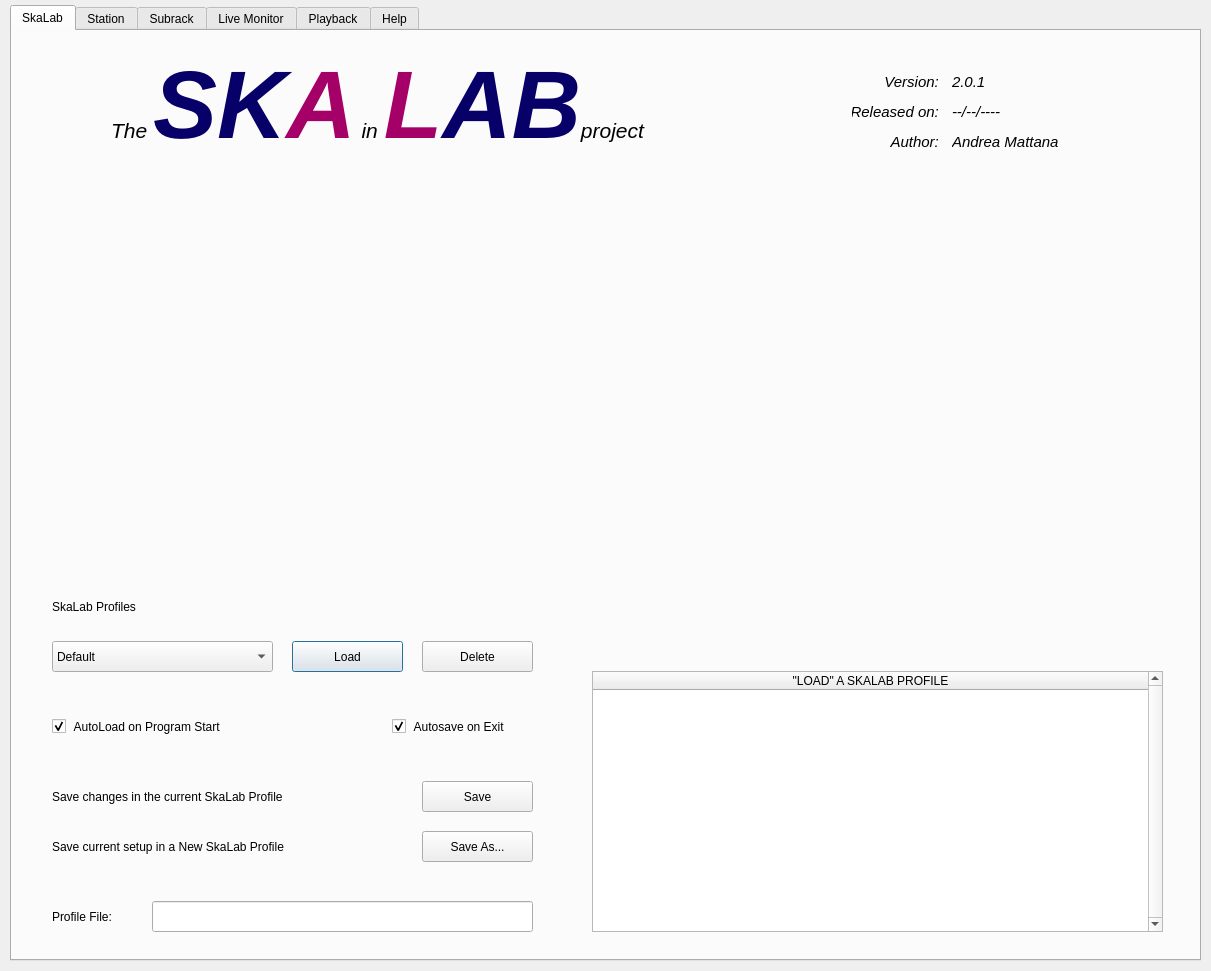
<?xml version="1.0" encoding="UTF-8"?>
<ui version="4.0">
 <class>Dialog</class>
 <widget class="QDialog" name="Dialog">
  <property name="geometry">
   <rect>
    <x>0</x>
    <y>0</y>
    <width>1211</width>
    <height>971</height>
   </rect>
  </property>
  <property name="windowTitle">
   <string>SKA-LAB Tool</string>
  </property>
  <widget class="QTabWidget" name="qtabMain">
   <property name="geometry">
    <rect>
     <x>10</x>
     <y>5</y>
     <width>1191</width>
     <height>956</height>
    </rect>
   </property>
   <property name="tabPosition">
    <enum>QTabWidget::North</enum>
   </property>
   <property name="tabShape">
    <enum>QTabWidget::Rounded</enum>
   </property>
   <property name="currentIndex">
    <number>0</number>
   </property>
   <property name="tabsClosable">
    <bool>false</bool>
   </property>
   <property name="movable">
    <bool>false</bool>
   </property>
   <property name="tabBarAutoHide">
    <bool>false</bool>
   </property>
   <widget class="QWidget" name="qtabSkalab">
    <attribute name="title">
     <string>SkaLab</string>
    </attribute>
    <widget class="QComboBox" name="qcombo_profiles">
     <property name="geometry">
      <rect>
       <x>40</x>
       <y>610</y>
       <width>221</width>
       <height>31</height>
      </rect>
     </property>
     <item>
      <property name="text">
       <string>Default</string>
      </property>
     </item>
     <item>
      <property name="text">
       <string>5xTPM</string>
      </property>
     </item>
    </widget>
    <widget class="QLabel" name="qlabel_profiles">
     <property name="geometry">
      <rect>
       <x>40</x>
       <y>560</y>
       <width>121</width>
       <height>31</height>
      </rect>
     </property>
     <property name="text">
      <string>SkaLab Profiles</string>
     </property>
     <property name="alignment">
      <set>Qt::AlignLeading|Qt::AlignLeft|Qt::AlignVCenter</set>
     </property>
    </widget>
    <widget class="QPushButton" name="qbutton_profile_load">
     <property name="geometry">
      <rect>
       <x>280</x>
       <y>610</y>
       <width>111</width>
       <height>31</height>
      </rect>
     </property>
     <property name="text">
      <string>Load</string>
     </property>
    </widget>
    <widget class="QPushButton" name="qbutton_profile_delete">
     <property name="geometry">
      <rect>
       <x>410</x>
       <y>610</y>
       <width>111</width>
       <height>31</height>
      </rect>
     </property>
     <property name="text">
      <string>Delete</string>
     </property>
    </widget>
    <widget class="QCheckBox" name="qradio_autosave">
     <property name="geometry">
      <rect>
       <x>380</x>
       <y>680</y>
       <width>151</width>
       <height>31</height>
      </rect>
     </property>
     <property name="text">
      <string> Autosave on Exit</string>
     </property>
     <property name="checked">
      <bool>true</bool>
     </property>
    </widget>
    <widget class="QCheckBox" name="qradio_autoload">
     <property name="geometry">
      <rect>
       <x>40</x>
       <y>680</y>
       <width>221</width>
       <height>31</height>
      </rect>
     </property>
     <property name="text">
      <string> AutoLoad on Program Start</string>
     </property>
     <property name="checked">
      <bool>true</bool>
     </property>
    </widget>
    <widget class="QLineEdit" name="qline_profile">
     <property name="geometry">
      <rect>
       <x>140</x>
       <y>870</y>
       <width>381</width>
       <height>31</height>
      </rect>
     </property>
     <property name="text">
      <string/>
     </property>
     <property name="readOnly">
      <bool>true</bool>
     </property>
    </widget>
    <widget class="QPushButton" name="qbutton_profile_saveas">
     <property name="geometry">
      <rect>
       <x>410</x>
       <y>800</y>
       <width>111</width>
       <height>31</height>
      </rect>
     </property>
     <property name="text">
      <string>Save As...</string>
     </property>
    </widget>
    <widget class="QPushButton" name="qbutton_profile_save">
     <property name="geometry">
      <rect>
       <x>410</x>
       <y>750</y>
       <width>111</width>
       <height>31</height>
      </rect>
     </property>
     <property name="text">
      <string>Save</string>
     </property>
    </widget>
    <widget class="QLabel" name="qlabel_profile">
     <property name="geometry">
      <rect>
       <x>40</x>
       <y>870</y>
       <width>91</width>
       <height>31</height>
      </rect>
     </property>
     <property name="text">
      <string>Profile File:</string>
     </property>
     <property name="alignment">
      <set>Qt::AlignLeading|Qt::AlignLeft|Qt::AlignVCenter</set>
     </property>
    </widget>
    <widget class="QLabel" name="qlabel_profile_2">
     <property name="geometry">
      <rect>
       <x>40</x>
       <y>750</y>
       <width>301</width>
       <height>31</height>
      </rect>
     </property>
     <property name="text">
      <string>Save changes in the current SkaLab Profile</string>
     </property>
     <property name="alignment">
      <set>Qt::AlignLeading|Qt::AlignLeft|Qt::AlignVCenter</set>
     </property>
    </widget>
    <widget class="QLabel" name="qlabel_profile_3">
     <property name="geometry">
      <rect>
       <x>40</x>
       <y>800</y>
       <width>301</width>
       <height>31</height>
      </rect>
     </property>
     <property name="text">
      <string>Save current setup in a New SkaLab Profile</string>
     </property>
     <property name="alignment">
      <set>Qt::AlignLeading|Qt::AlignLeft|Qt::AlignVCenter</set>
     </property>
    </widget>
    <widget class="QWidget" name="qwpics" native="true">
     <property name="geometry">
      <rect>
       <x>40</x>
       <y>140</y>
       <width>1111</width>
       <height>401</height>
      </rect>
     </property>
    </widget>
    <widget class="QTableWidget" name="qtable_profile">
     <property name="geometry">
      <rect>
       <x>580</x>
       <y>640</y>
       <width>571</width>
       <height>261</height>
      </rect>
     </property>
     <property name="verticalScrollBarPolicy">
      <enum>Qt::ScrollBarAlwaysOn</enum>
     </property>
     <attribute name="horizontalHeaderDefaultSectionSize">
      <number>365</number>
     </attribute>
     <attribute name="horizontalHeaderStretchLastSection">
      <bool>true</bool>
     </attribute>
     <column>
      <property name="text">
       <string>&quot;LOAD&quot; A SKALAB PROFILE</string>
      </property>
     </column>
    </widget>
    <widget class="QLabel" name="qlabel_user_manual_2">
     <property name="geometry">
      <rect>
       <x>40</x>
       <y>20</y>
       <width>651</width>
       <height>111</height>
      </rect>
     </property>
     <property name="layoutDirection">
      <enum>Qt::LeftToRight</enum>
     </property>
     <property name="text">
      <string>&lt;html&gt;&lt;head/&gt;&lt;body&gt;&lt;p&gt;&lt;span style=&quot; font-size:16pt; font-style:italic;&quot;&gt;The &lt;/span&gt;&lt;span style=&quot; font-family:'ubuntu'; font-size:16pt; font-style:italic;&quot;/&gt;&lt;span style=&quot; font-family:'ubuntu'; font-size:72pt; font-weight:600; font-style:italic; color:#070068;&quot;&gt;SK&lt;/span&gt;&lt;span style=&quot; font-family:'ubuntu'; font-size:72pt; font-weight:600; font-style:italic; color:#a50068;&quot;&gt;A&lt;/span&gt;&lt;span style=&quot; font-family:'ubuntu'; font-size:16pt; font-style:italic;&quot;&gt;    in    &lt;/span&gt;&lt;span style=&quot; font-family:'ubuntu'; font-size:72pt; font-weight:600; font-style:italic; color:#a50068;&quot;&gt;L&lt;/span&gt;&lt;span style=&quot; font-family:'ubuntu'; font-size:72pt; font-weight:600; font-style:italic; color:#070068;&quot;&gt;AB&lt;/span&gt;&lt;span style=&quot; font-family:'ubuntu'; font-size:16pt; font-style:italic;&quot;/&gt;&lt;span style=&quot; font-size:16pt; font-style:italic;&quot;&gt;project&lt;/span&gt;&lt;/p&gt;&lt;/body&gt;&lt;/html&gt;</string>
     </property>
     <property name="textFormat">
      <enum>Qt::AutoText</enum>
     </property>
     <property name="alignment">
      <set>Qt::AlignCenter</set>
     </property>
     <property name="wordWrap">
      <bool>false</bool>
     </property>
    </widget>
    <widget class="QLabel" name="qlabel_sw_release_2">
     <property name="geometry">
      <rect>
       <x>840</x>
       <y>70</y>
       <width>91</width>
       <height>21</height>
      </rect>
     </property>
     <property name="font">
      <font>
       <pointsize>11</pointsize>
       <italic>true</italic>
      </font>
     </property>
     <property name="text">
      <string>Released on: </string>
     </property>
     <property name="alignment">
      <set>Qt::AlignRight|Qt::AlignTrailing|Qt::AlignVCenter</set>
     </property>
    </widget>
    <widget class="QLabel" name="qlabel_sw_author_2">
     <property name="geometry">
      <rect>
       <x>840</x>
       <y>100</y>
       <width>91</width>
       <height>21</height>
      </rect>
     </property>
     <property name="font">
      <font>
       <pointsize>11</pointsize>
       <italic>true</italic>
      </font>
     </property>
     <property name="text">
      <string>Author: </string>
     </property>
     <property name="alignment">
      <set>Qt::AlignRight|Qt::AlignTrailing|Qt::AlignVCenter</set>
     </property>
    </widget>
    <widget class="QLabel" name="qlabel_sw_version_2">
     <property name="geometry">
      <rect>
       <x>840</x>
       <y>40</y>
       <width>91</width>
       <height>21</height>
      </rect>
     </property>
     <property name="font">
      <font>
       <pointsize>11</pointsize>
       <italic>true</italic>
      </font>
     </property>
     <property name="text">
      <string>Version: </string>
     </property>
     <property name="alignment">
      <set>Qt::AlignRight|Qt::AlignTrailing|Qt::AlignVCenter</set>
     </property>
    </widget>
    <widget class="QLabel" name="qlabel_sw2_author">
     <property name="geometry">
      <rect>
       <x>940</x>
       <y>100</y>
       <width>121</width>
       <height>21</height>
      </rect>
     </property>
     <property name="font">
      <font>
       <pointsize>11</pointsize>
       <italic>true</italic>
      </font>
     </property>
     <property name="text">
      <string>Andrea Mattana</string>
     </property>
     <property name="alignment">
      <set>Qt::AlignLeading|Qt::AlignLeft|Qt::AlignVCenter</set>
     </property>
    </widget>
    <widget class="QLabel" name="qlabel_sw2_release">
     <property name="geometry">
      <rect>
       <x>940</x>
       <y>70</y>
       <width>91</width>
       <height>21</height>
      </rect>
     </property>
     <property name="font">
      <font>
       <pointsize>11</pointsize>
       <italic>true</italic>
      </font>
     </property>
     <property name="text">
      <string>--/--/----</string>
     </property>
     <property name="alignment">
      <set>Qt::AlignLeading|Qt::AlignLeft|Qt::AlignVCenter</set>
     </property>
    </widget>
    <widget class="QLabel" name="qlabel_sw2_version">
     <property name="geometry">
      <rect>
       <x>940</x>
       <y>40</y>
       <width>91</width>
       <height>21</height>
      </rect>
     </property>
     <property name="font">
      <font>
       <pointsize>11</pointsize>
       <italic>true</italic>
      </font>
     </property>
     <property name="text">
      <string>2.0.1</string>
     </property>
     <property name="alignment">
      <set>Qt::AlignLeading|Qt::AlignLeft|Qt::AlignVCenter</set>
     </property>
    </widget>
    <widget class="QWidget" name="qwpics_authpic" native="true">
     <property name="geometry">
      <rect>
       <x>1070</x>
       <y>40</y>
       <width>81</width>
       <height>79</height>
      </rect>
     </property>
    </widget>
   </widget>
   <widget class="QWidget" name="tab">
    <attribute name="title">
     <string>Station</string>
    </attribute>
    <widget class="QWidget" name="qwStation" native="true">
     <property name="geometry">
      <rect>
       <x>0</x>
       <y>0</y>
       <width>1191</width>
       <height>936</height>
      </rect>
     </property>
    </widget>
   </widget>
   <widget class="QWidget" name="qtabSubrack">
    <attribute name="title">
     <string>Subrack</string>
    </attribute>
    <widget class="QWidget" name="qwSubrack" native="true">
     <property name="geometry">
      <rect>
       <x>0</x>
       <y>0</y>
       <width>1191</width>
       <height>936</height>
      </rect>
     </property>
    </widget>
   </widget>
   <widget class="QWidget" name="qtabLive">
    <attribute name="title">
     <string>Live Monitor</string>
    </attribute>
    <widget class="QWidget" name="qwLive" native="true">
     <property name="geometry">
      <rect>
       <x>0</x>
       <y>0</y>
       <width>1191</width>
       <height>936</height>
      </rect>
     </property>
    </widget>
   </widget>
   <widget class="QWidget" name="qtabPlayback">
    <attribute name="title">
     <string>Playback</string>
    </attribute>
    <widget class="QLabel" name="play_qlabel_dataload">
     <property name="geometry">
      <rect>
       <x>360</x>
       <y>70</y>
       <width>261</width>
       <height>31</height>
      </rect>
     </property>
     <property name="layoutDirection">
      <enum>Qt::LeftToRight</enum>
     </property>
     <property name="text">
      <string/>
     </property>
     <property name="alignment">
      <set>Qt::AlignLeading|Qt::AlignLeft|Qt::AlignVCenter</set>
     </property>
    </widget>
    <widget class="QWidget" name="qwPlay" native="true">
     <property name="geometry">
      <rect>
       <x>0</x>
       <y>0</y>
       <width>1191</width>
       <height>936</height>
      </rect>
     </property>
    </widget>
   </widget>
   <widget class="QWidget" name="qtabHelp">
    <attribute name="title">
     <string>Help</string>
    </attribute>
    <widget class="QLabel" name="qlabel_user_manual">
     <property name="geometry">
      <rect>
       <x>40</x>
       <y>20</y>
       <width>651</width>
       <height>111</height>
      </rect>
     </property>
     <property name="text">
      <string>&lt;html&gt;&lt;head/&gt;&lt;body&gt;&lt;p&gt;&lt;span style=&quot; font-size:16pt; font-style:italic;&quot;&gt;The &lt;/span&gt;&lt;span style=&quot; font-family:'ubuntu'; font-size:16pt; font-style:italic;&quot;/&gt;&lt;span style=&quot; font-family:'ubuntu'; font-size:72pt; font-weight:600; font-style:italic; color:#070068;&quot;&gt;SK&lt;/span&gt;&lt;span style=&quot; font-family:'ubuntu'; font-size:72pt; font-weight:600; font-style:italic; color:#a50068;&quot;&gt;A&lt;/span&gt;&lt;span style=&quot; font-family:'ubuntu'; font-size:16pt; font-style:italic;&quot;&gt;    in    &lt;/span&gt;&lt;span style=&quot; font-family:'ubuntu'; font-size:72pt; font-weight:600; font-style:italic; color:#a50068;&quot;&gt;L&lt;/span&gt;&lt;span style=&quot; font-family:'ubuntu'; font-size:72pt; font-weight:600; font-style:italic; color:#070068;&quot;&gt;AB&lt;/span&gt;&lt;span style=&quot; font-family:'ubuntu'; font-size:16pt; font-style:italic;&quot;/&gt;&lt;span style=&quot; font-size:16pt; font-style:italic;&quot;&gt;project&lt;/span&gt;&lt;/p&gt;&lt;/body&gt;&lt;/html&gt;</string>
     </property>
     <property name="textFormat">
      <enum>Qt::AutoText</enum>
     </property>
     <property name="alignment">
      <set>Qt::AlignHCenter|Qt::AlignTop</set>
     </property>
     <property name="wordWrap">
      <bool>false</bool>
     </property>
    </widget>
    <widget class="QWidget" name="qwpics_help" native="true">
     <property name="geometry">
      <rect>
       <x>720</x>
       <y>10</y>
       <width>381</width>
       <height>119</height>
      </rect>
     </property>
    </widget>
    <widget class="QLabel" name="qlabel_sw_right">
     <property name="geometry">
      <rect>
       <x>40</x>
       <y>130</y>
       <width>651</width>
       <height>31</height>
      </rect>
     </property>
     <property name="font">
      <font>
       <pointsize>10</pointsize>
       <italic>true</italic>
      </font>
     </property>
     <property name="text">
      <string>Copyright (c) 2023</string>
     </property>
     <property name="alignment">
      <set>Qt::AlignCenter</set>
     </property>
    </widget>
    <widget class="QTabWidget" name="tabLicense">
     <property name="geometry">
      <rect>
       <x>30</x>
       <y>170</y>
       <width>1081</width>
       <height>742</height>
      </rect>
     </property>
     <property name="currentIndex">
      <number>0</number>
     </property>
     <widget class="QWidget" name="qtab_intro">
      <attribute name="title">
       <string>Intro</string>
      </attribute>
      <widget class="QTextEdit" name="Help_Intro">
       <property name="geometry">
        <rect>
         <x>10</x>
         <y>10</y>
         <width>1060</width>
         <height>691</height>
        </rect>
       </property>
       <property name="autoFillBackground">
        <bool>false</bool>
       </property>
       <property name="styleSheet">
        <string notr="true">background-color: rgb(251, 249, 246);</string>
       </property>
       <property name="frameShape">
        <enum>QFrame::NoFrame</enum>
       </property>
       <property name="readOnly">
        <bool>true</bool>
       </property>
       <property name="html">
        <string>&lt;!DOCTYPE HTML PUBLIC &quot;-//W3C//DTD HTML 4.0//EN&quot; &quot;http://www.w3.org/TR/REC-html40/strict.dtd&quot;&gt;
&lt;html&gt;&lt;head&gt;&lt;meta name=&quot;qrichtext&quot; content=&quot;1&quot; /&gt;&lt;style type=&quot;text/css&quot;&gt;
p, li { white-space: pre-wrap; }
&lt;/style&gt;&lt;/head&gt;&lt;body style=&quot; font-family:'Ubuntu'; font-size:11pt; font-weight:400; font-style:normal;&quot;&gt;
&lt;p style=&quot;-qt-paragraph-type:empty; margin-top:0px; margin-bottom:0px; margin-left:0px; margin-right:0px; -qt-block-indent:0; text-indent:0px;&quot;&gt;&lt;br /&gt;&lt;/p&gt;&lt;/body&gt;&lt;/html&gt;</string>
       </property>
      </widget>
     </widget>
     <widget class="QWidget" name="tab_2">
      <attribute name="title">
       <string>Acknowledgements</string>
      </attribute>
      <widget class="QTextEdit" name="Help_Acknowledgements">
       <property name="geometry">
        <rect>
         <x>40</x>
         <y>0</y>
         <width>1001</width>
         <height>721</height>
        </rect>
       </property>
       <property name="autoFillBackground">
        <bool>false</bool>
       </property>
       <property name="styleSheet">
        <string notr="true">background-color: rgb(251, 249, 246);</string>
       </property>
       <property name="frameShape">
        <enum>QFrame::NoFrame</enum>
       </property>
       <property name="html">
        <string>&lt;!DOCTYPE HTML PUBLIC &quot;-//W3C//DTD HTML 4.0//EN&quot; &quot;http://www.w3.org/TR/REC-html40/strict.dtd&quot;&gt;
&lt;html&gt;&lt;head&gt;&lt;meta name=&quot;qrichtext&quot; content=&quot;1&quot; /&gt;&lt;style type=&quot;text/css&quot;&gt;
p, li { white-space: pre-wrap; }
&lt;/style&gt;&lt;/head&gt;&lt;body style=&quot; font-family:'Ubuntu'; font-size:11pt; font-weight:400; font-style:normal;&quot;&gt;
&lt;p style=&quot;-qt-paragraph-type:empty; margin-top:0px; margin-bottom:0px; margin-left:0px; margin-right:0px; -qt-block-indent:0; text-indent:0px;&quot;&gt;&lt;br /&gt;&lt;/p&gt;&lt;/body&gt;&lt;/html&gt;</string>
       </property>
      </widget>
     </widget>
     <widget class="QWidget" name="tab_3">
      <attribute name="title">
       <string>License</string>
      </attribute>
      <widget class="QTextEdit" name="Help_License">
       <property name="geometry">
        <rect>
         <x>20</x>
         <y>20</y>
         <width>1061</width>
         <height>721</height>
        </rect>
       </property>
       <property name="autoFillBackground">
        <bool>false</bool>
       </property>
       <property name="styleSheet">
        <string notr="true">background-color: rgb(251, 249, 246);</string>
       </property>
       <property name="frameShape">
        <enum>QFrame::NoFrame</enum>
       </property>
       <property name="html">
        <string>&lt;!DOCTYPE HTML PUBLIC &quot;-//W3C//DTD HTML 4.0//EN&quot; &quot;http://www.w3.org/TR/REC-html40/strict.dtd&quot;&gt;
&lt;html&gt;&lt;head&gt;&lt;meta name=&quot;qrichtext&quot; content=&quot;1&quot; /&gt;&lt;style type=&quot;text/css&quot;&gt;
p, li { white-space: pre-wrap; }
&lt;/style&gt;&lt;/head&gt;&lt;body style=&quot; font-family:'Ubuntu'; font-size:11pt; font-weight:400; font-style:normal;&quot;&gt;
&lt;p style=&quot;-qt-paragraph-type:empty; margin-top:0px; margin-bottom:0px; margin-left:0px; margin-right:0px; -qt-block-indent:0; text-indent:0px;&quot;&gt;&lt;br /&gt;&lt;/p&gt;&lt;/body&gt;&lt;/html&gt;</string>
       </property>
      </widget>
     </widget>
     <widget class="QWidget" name="qtab_changelog">
      <attribute name="title">
       <string>ChangeLog</string>
      </attribute>
      <widget class="QTextEdit" name="Help_ChangeLog">
       <property name="geometry">
        <rect>
         <x>0</x>
         <y>0</y>
         <width>1081</width>
         <height>741</height>
        </rect>
       </property>
       <property name="autoFillBackground">
        <bool>false</bool>
       </property>
       <property name="styleSheet">
        <string notr="true">background-color: rgb(251, 249, 246);</string>
       </property>
       <property name="frameShape">
        <enum>QFrame::NoFrame</enum>
       </property>
       <property name="html">
        <string>&lt;!DOCTYPE HTML PUBLIC &quot;-//W3C//DTD HTML 4.0//EN&quot; &quot;http://www.w3.org/TR/REC-html40/strict.dtd&quot;&gt;
&lt;html&gt;&lt;head&gt;&lt;meta name=&quot;qrichtext&quot; content=&quot;1&quot; /&gt;&lt;style type=&quot;text/css&quot;&gt;
p, li { white-space: pre-wrap; }
&lt;/style&gt;&lt;/head&gt;&lt;body style=&quot; font-family:'Ubuntu'; font-size:11pt; font-weight:400; font-style:normal;&quot;&gt;
&lt;p style=&quot;-qt-paragraph-type:empty; margin-top:0px; margin-bottom:0px; margin-left:0px; margin-right:0px; -qt-block-indent:0; text-indent:0px;&quot;&gt;&lt;br /&gt;&lt;/p&gt;&lt;/body&gt;&lt;/html&gt;</string>
       </property>
      </widget>
     </widget>
     <widget class="QWidget" name="qtab_todo">
      <attribute name="title">
       <string>ToDo</string>
      </attribute>
      <widget class="QTextEdit" name="Help_ToDo">
       <property name="geometry">
        <rect>
         <x>0</x>
         <y>0</y>
         <width>1081</width>
         <height>741</height>
        </rect>
       </property>
       <property name="autoFillBackground">
        <bool>false</bool>
       </property>
       <property name="styleSheet">
        <string notr="true">background-color: rgb(251, 249, 246);</string>
       </property>
       <property name="frameShape">
        <enum>QFrame::NoFrame</enum>
       </property>
       <property name="html">
        <string>&lt;!DOCTYPE HTML PUBLIC &quot;-//W3C//DTD HTML 4.0//EN&quot; &quot;http://www.w3.org/TR/REC-html40/strict.dtd&quot;&gt;
&lt;html&gt;&lt;head&gt;&lt;meta name=&quot;qrichtext&quot; content=&quot;1&quot; /&gt;&lt;style type=&quot;text/css&quot;&gt;
p, li { white-space: pre-wrap; }
&lt;/style&gt;&lt;/head&gt;&lt;body style=&quot; font-family:'Ubuntu'; font-size:11pt; font-weight:400; font-style:normal;&quot;&gt;
&lt;p style=&quot;-qt-paragraph-type:empty; margin-top:0px; margin-bottom:0px; margin-left:0px; margin-right:0px; -qt-block-indent:0; text-indent:0px;&quot;&gt;&lt;br /&gt;&lt;/p&gt;&lt;/body&gt;&lt;/html&gt;</string>
       </property>
      </widget>
     </widget>
     <widget class="QWidget" name="qtab_note">
      <attribute name="title">
       <string>Notes</string>
      </attribute>
      <widget class="QTextEdit" name="Help_Notes">
       <property name="geometry">
        <rect>
         <x>0</x>
         <y>0</y>
         <width>1081</width>
         <height>741</height>
        </rect>
       </property>
       <property name="autoFillBackground">
        <bool>false</bool>
       </property>
       <property name="styleSheet">
        <string notr="true">background-color: rgb(251, 249, 246);</string>
       </property>
       <property name="frameShape">
        <enum>QFrame::NoFrame</enum>
       </property>
       <property name="html">
        <string>&lt;!DOCTYPE HTML PUBLIC &quot;-//W3C//DTD HTML 4.0//EN&quot; &quot;http://www.w3.org/TR/REC-html40/strict.dtd&quot;&gt;
&lt;html&gt;&lt;head&gt;&lt;meta name=&quot;qrichtext&quot; content=&quot;1&quot; /&gt;&lt;style type=&quot;text/css&quot;&gt;
p, li { white-space: pre-wrap; }
&lt;/style&gt;&lt;/head&gt;&lt;body style=&quot; font-family:'Ubuntu'; font-size:11pt; font-weight:400; font-style:normal;&quot;&gt;
&lt;p style=&quot;-qt-paragraph-type:empty; margin-top:0px; margin-bottom:0px; margin-left:0px; margin-right:0px; -qt-block-indent:0; text-indent:0px;&quot;&gt;&lt;br /&gt;&lt;/p&gt;&lt;/body&gt;&lt;/html&gt;</string>
       </property>
      </widget>
     </widget>
     <widget class="QWidget" name="qtab_troubleshooting">
      <attribute name="title">
       <string>Troubleshooting</string>
      </attribute>
      <widget class="QTextEdit" name="Help_TroubleShooting">
       <property name="geometry">
        <rect>
         <x>0</x>
         <y>0</y>
         <width>1081</width>
         <height>741</height>
        </rect>
       </property>
       <property name="autoFillBackground">
        <bool>false</bool>
       </property>
       <property name="styleSheet">
        <string notr="true">background-color: rgb(251, 249, 246);</string>
       </property>
       <property name="frameShape">
        <enum>QFrame::NoFrame</enum>
       </property>
       <property name="html">
        <string>&lt;!DOCTYPE HTML PUBLIC &quot;-//W3C//DTD HTML 4.0//EN&quot; &quot;http://www.w3.org/TR/REC-html40/strict.dtd&quot;&gt;
&lt;html&gt;&lt;head&gt;&lt;meta name=&quot;qrichtext&quot; content=&quot;1&quot; /&gt;&lt;style type=&quot;text/css&quot;&gt;
p, li { white-space: pre-wrap; }
&lt;/style&gt;&lt;/head&gt;&lt;body style=&quot; font-family:'Ubuntu'; font-size:11pt; font-weight:400; font-style:normal;&quot;&gt;
&lt;p style=&quot;-qt-paragraph-type:empty; margin-top:0px; margin-bottom:0px; margin-left:0px; margin-right:0px; -qt-block-indent:0; text-indent:0px;&quot;&gt;&lt;br /&gt;&lt;/p&gt;&lt;/body&gt;&lt;/html&gt;</string>
       </property>
      </widget>
     </widget>
    </widget>
    <widget class="QLabel" name="qlabel_sw_right_2">
     <property name="geometry">
      <rect>
       <x>720</x>
       <y>130</y>
       <width>381</width>
       <height>31</height>
      </rect>
     </property>
     <property name="font">
      <font>
       <pointsize>10</pointsize>
       <italic>true</italic>
      </font>
     </property>
     <property name="text">
      <string>Developed under a collaboration between SKAO and INAF</string>
     </property>
     <property name="alignment">
      <set>Qt::AlignCenter</set>
     </property>
    </widget>
   </widget>
  </widget>
 </widget>
 <resources/>
 <connections/>
</ui>
